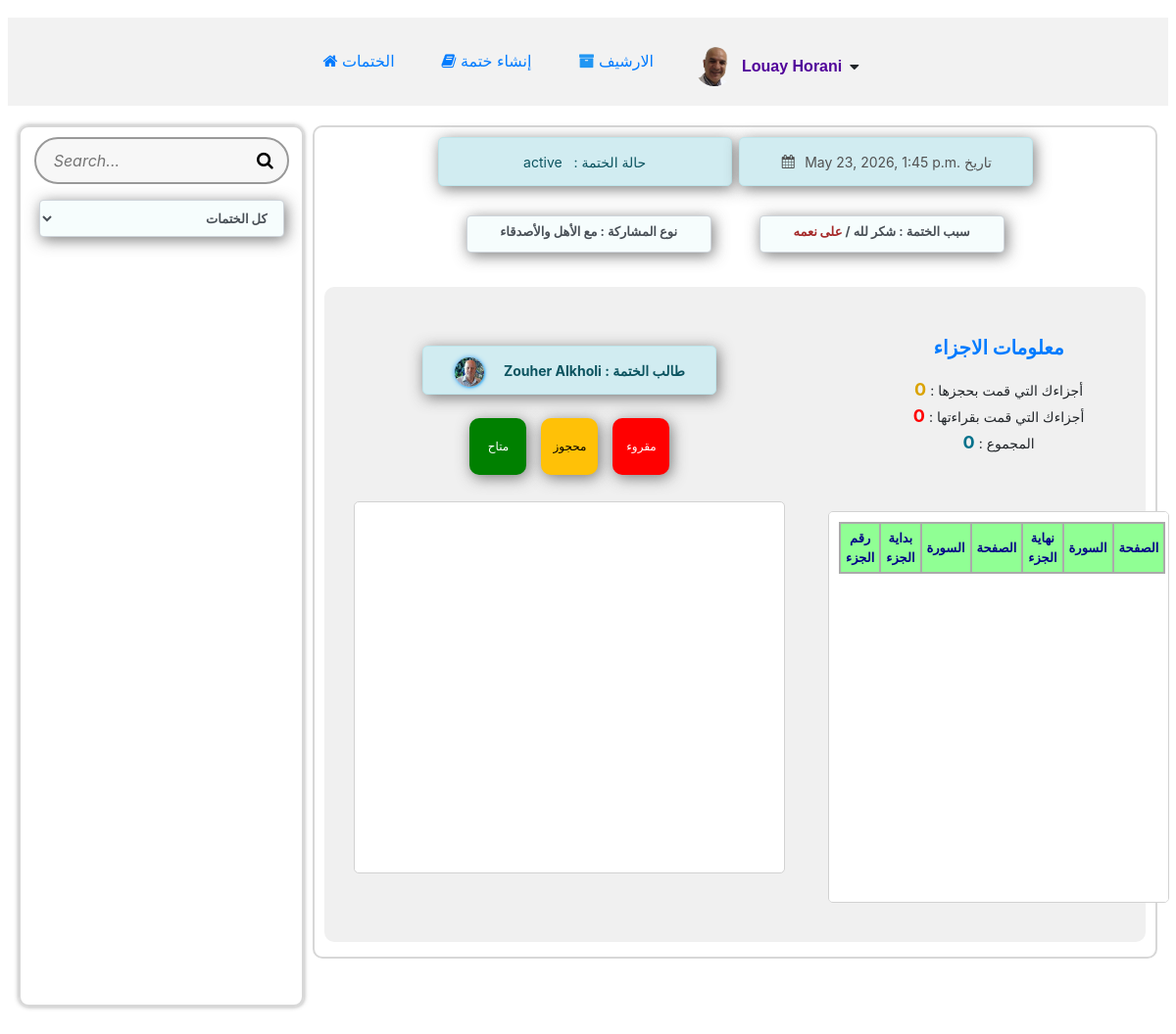
Before: /khetmah_detail/163/ (signed in) with the older database file.
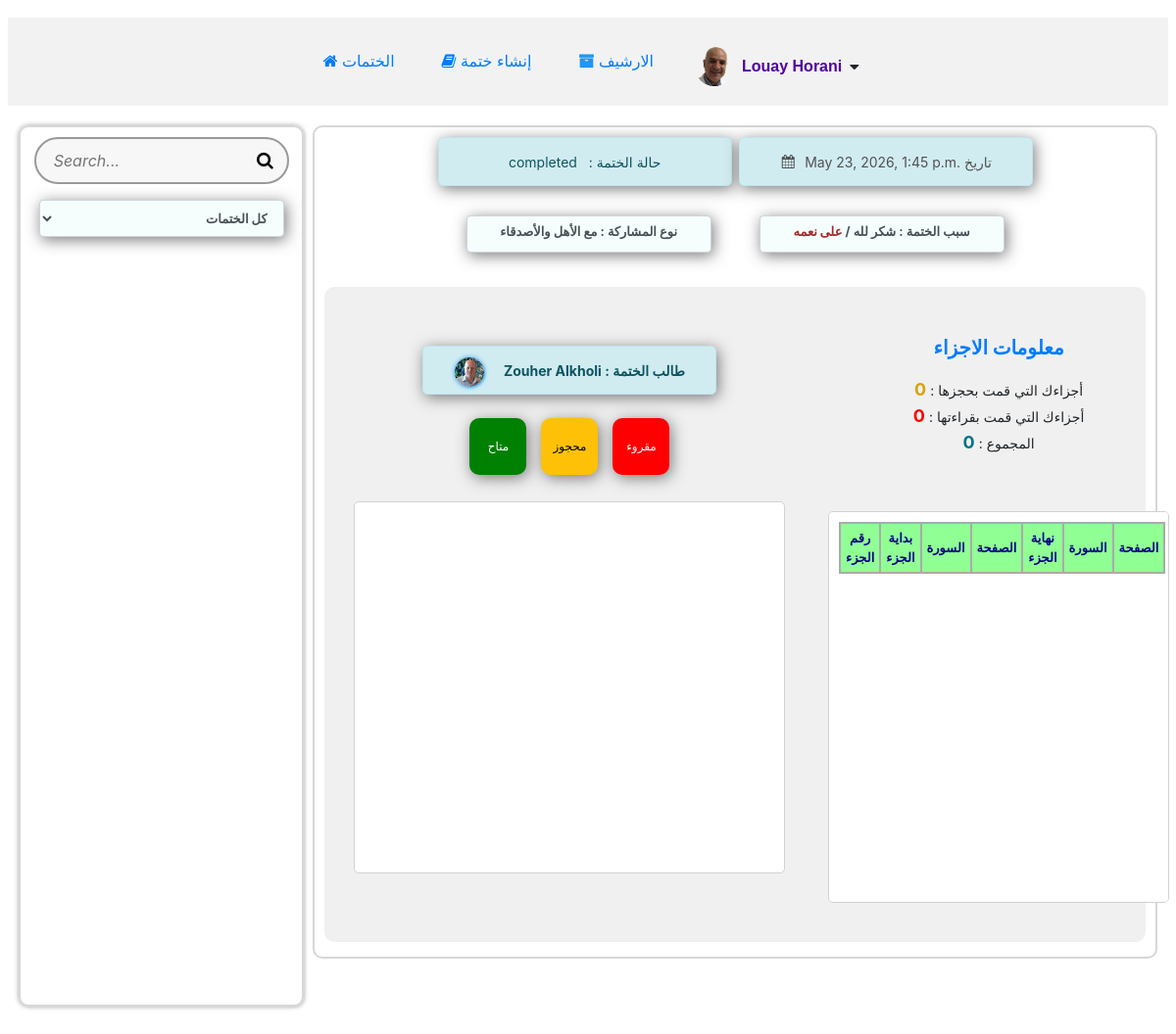
After: the same page with the newer database file.
### khetmah/models.py (models this page shows, shortened)
class Khetmah(models.Model):
    PRIVACY_CHOICES = [('family_friends', 'مع الأهل والأصدقاء'),('public', 'عامة للجميع'),]
    KHETMAH_STATUS = [('active', 'نشطة'),('completed', 'مكتملة')]
    REASON_CHOICES = [('dead', 'هبة لمتوفي'),('need', 'لطلب حاجة'),('sick', 'لطلب شفاء'),('travel', 'السفر'),('Thank_God', 'شكر لله'),('days', 'أيام فضيلة'),('other', 'سبب آخر'),]
    status = models.CharField(max_length=20, choices=KHETMAH_STATUS, default='active')
    reason = models.CharField(max_length=20, choices=REASON_CHOICES, blank=True, null=True, default='Thank_God')
    sharing_type = models.CharField(max_length=20, choices=PRIVACY_CHOICES, blank=True, null=True, default='family_friends')
    creator = models.ForeignKey('User', on_delete=models.CASCADE, related_name="owned_khetmah")
    na3wa_image = models.ImageField(upload_to=na3wa_upload_path,blank=True,null=True)
    created_at = models.DateTimeField(auto_now_add=True)
    deceased_name = models.CharField(max_length=32, blank=True, null=True)
    death_date = models.DateField(blank=True, null=True)
    specific_reason = models.TextField(blank=True, null=True)

class User(AbstractUser):
    profile_picture = models.ImageField(
        upload_to='khetmah/images/profile_pictures/',
        blank=True,
        null=True,
        default="khetmah/images/profile_pictures/default.png"
    )
    def __str__(self):
        return f" {self.first_name} {self.last_name}"
    @property
    def profile_picture_url(self):
        if self.profile_picture:
            return self.profile_picture.url
        return "/media/khetmah/images/profile_pictures/default.png"

### khetmah/views.py (the view)
# urls.py: path("khetmah_detail/<int:khetmah_id>/", views.khetmah_detail, name="khetmah_detail"),
def khetmah_detail(request, khetmah_id):
    try:
        khetmah = Khetmah.objects.get(id=khetmah_id)
        khetmah_creator = khetmah.creator
    except Khetmah.DoesNotExist:
        raise Http404("Khetmah does not exist")
    all_khetmahs = []
    for k in Khetmah.objects.all().order_by('-created_at'):
        all_khetmahs.append({
        "id": k.id,
        "status": k.status,
        "reason": k.get_reason_display(),  # أو get_reason_display()
        "created_at": localtime(k.created_at).strftime("%Y-%m-%d %H:%M"),
        "creator__username": k.creator.username,
        'creator_id': k.creator.id,
        "creator__profile_picture": k.creator.profile_picture_url,
    })
    if request.method == "POST":
     if request.user == khetmah.creator:
        if request.FILES.get('na3wa_image'):
            khetmah.na3wa_image = request.FILES['na3wa_image']
            khetmah.save()
    is_I_creator = request.user.is_authenticated and (request.user == khetmah.creator)
    juzas = Juza.objects.filter(khetmah=khetmah)
    juzas_dict = {juza.juz_number: juza for juza in juzas}
    if request.user.is_authenticated:
        is_I_taken_any_juza = juzas.filter(selected_by=request.user).exists()
        current_username = f"{request.user.first_name} {request.user.last_name}"
    else:
        is_I_taken_any_juza = False
        current_username = ""
    is_I_joined_khetmah = is_I_taken_any_juza
    parts_data = []
    for i in range(1, 31):
        juza = juzas_dict.get(i)
        if juza:
            selected_jezaa_by_I = request.user.is_authenticated and (juza.selected_by == request.user)
            parts_data.append({
                "number": i,
                "status": juza.status,
                "is_I_creator": is_I_creator,
                "is_I_joined_khetmah": is_I_joined_khetmah,
                "selected_jezaa_by_I": selected_jezaa_by_I,
                "selected_by": f"{juza.selected_by.first_name} {juza.selected_by.last_name}" if juza.selected_by else "",
                "selected_by_id": juza.selected_by.id if juza.selected_by else None,
                "current_username": current_username,
            })
        else:
            parts_data.append({
                "number": i,
                "status": "available",
                "is_I_creator": is_I_creator,
                "is_I_joined_khetmah": is_I_joined_khetmah,
                "selected_jezaa_by_I": False,
                "selected_by": "",
                "selected_by_id": None,
                "current_username": current_username,
            })
    return render(request, "khetmah/khetmah_detail.html", {
        "khetmah": khetmah,
        "khetmah_creator": khetmah_creator,
        "all_khetmahs_json": json.dumps(all_khetmahs),
        "user": request.user,
        "current_username": current_username,
        "is_I_creator": is_I_creator,
        "is_I_joined_khetmah": is_I_joined_khetmah,
        "selected_jezaa_by_I": is_I_taken_any_juza,
        "all_parts_json": json.dumps(parts_data, ensure_ascii=False),
        "parts": parts_data,
        "current_khetmah": khetmah,
    })

### khetmah/templates/khetmah/khetmah_detail.html (shortened to what this page needs)
{% extends "khetmah/layout.html" %}
{% block content %}
{% load static %}
<div class="row d-flex mt-0 pt-0 align-items-start justify-content-around">
<div class="col_1">
        <div class="search-box mb-3" style=" margin: 0 auto;">
            <input type="text" id="search-khetmah" placeholder="Search...">
        </div>
            <select id="status" name="status" class="form-control" style="direction: rtl; margin: 0 auto;" required>
                <option value="All">كل الختمات</option>
            </select>
        <br>
</div>
<div class="container1">
<div class="row_1 d-flex mt-0 pt-0" style="direction: ltr;">
<div id="kh_status">
     <span class="alert alert-info d-flex align-items-center gap-2">
        <span id="khetmah_status" data-khetmahStatus="{{ khetmah.status }}"> &nbsp;&nbsp; {{ khetmah.status }}
            &nbsp;&nbsp;</span>: حالة الختمة &nbsp;&nbsp;</span>
</div>
    <div class="alert alert-info" style="color: rgb(81, 81, 81)"><i class="fa fa-calendar fa-fw w3-margin-right"></i>&nbsp; {{ khetmah.created_at }} تاريخ </div>
</div>
  <div class="row_1 d-flex mt-0 pt-0">
  <div class="reason-container
    {% if is_I_creator and khetmah.reason != 'dead' %}
        without-buttons
    {% elif not is_I_creator and khetmah.reason == 'dead' %}
        without-buttons-dead
    {% elif is_I_creator and khetmah.reason == 'dead' %}
       with-buttons-dead
    {% else%}
       without-buttons
    {% endif %}">
    <div class="form-control">
        سبب الختمة : {{ khetmah.get_reason_display }}
        {% if khetmah.specific_reason %}
            / <b style="color: brown;">{{ khetmah.specific_reason }}</b>
        {% endif %}
    </div>
    <div class="form-control">
        نوع المشاركة : {{ khetmah.get_sharing_type_display }}
    </div>
</div>
</div>
<div class="jezaa-container">
<div class="column">
    <div class="alert alert-info"><img src="{{ khetmah.creator.profile_picture_url }}" class="img_c"><b> {{ khetmah.creator }} : طالب الختمة</b>
    </div>
<div class="status-indicators">
    <div class="available shadow-2">متاح</div>
    <div class="taken shadow-2">محجوز</div>
    <div class="read shadow-2">مقروء</div>
</div>
<div id="jezaa-card" class="grid"></div>
</div>
<div class="column_1">
<h5 class="status-indicators">معلومات الاجزاء</h5>
<span id="about_jezaa">
  <div>
    <span>أجزاءك التي قمت بحجزها :</span>
    <a id="taken-link" href="#">
      <b id="taken-count" title="انقر هنا لعرضها">0</b>
    </a>
  </div>
  <div>
    <span>أجزاءك التي قمت بقراءتها :</span>
    <a id="read-link" href="#">
      <b id="read-count" title="انقر هنا لعرضها">0</b>
    </a>
  </div>
  <div>
    <span>المجموع :</span>
    <b id="total-count">0</b>
  </div>
</span>
<div class="jezaa-info">
<table>
    <thead>
        <tr>
        <th>رقم الجزء</th>
        <th>بداية الجزء</th>
        <th>السورة</th>
        <th>الصفحة</th>
        <th>نهاية الجزء</th>
        <th>السورة</th>
        <th>الصفحة</th>
        </tr>
    </thead>
</table>
</div>
</div>
</div>
</div>
</div>
{% endblock %}

Changed rows visible on the page:
changed Khetmah "شكر لله": status "active" → "completed"
